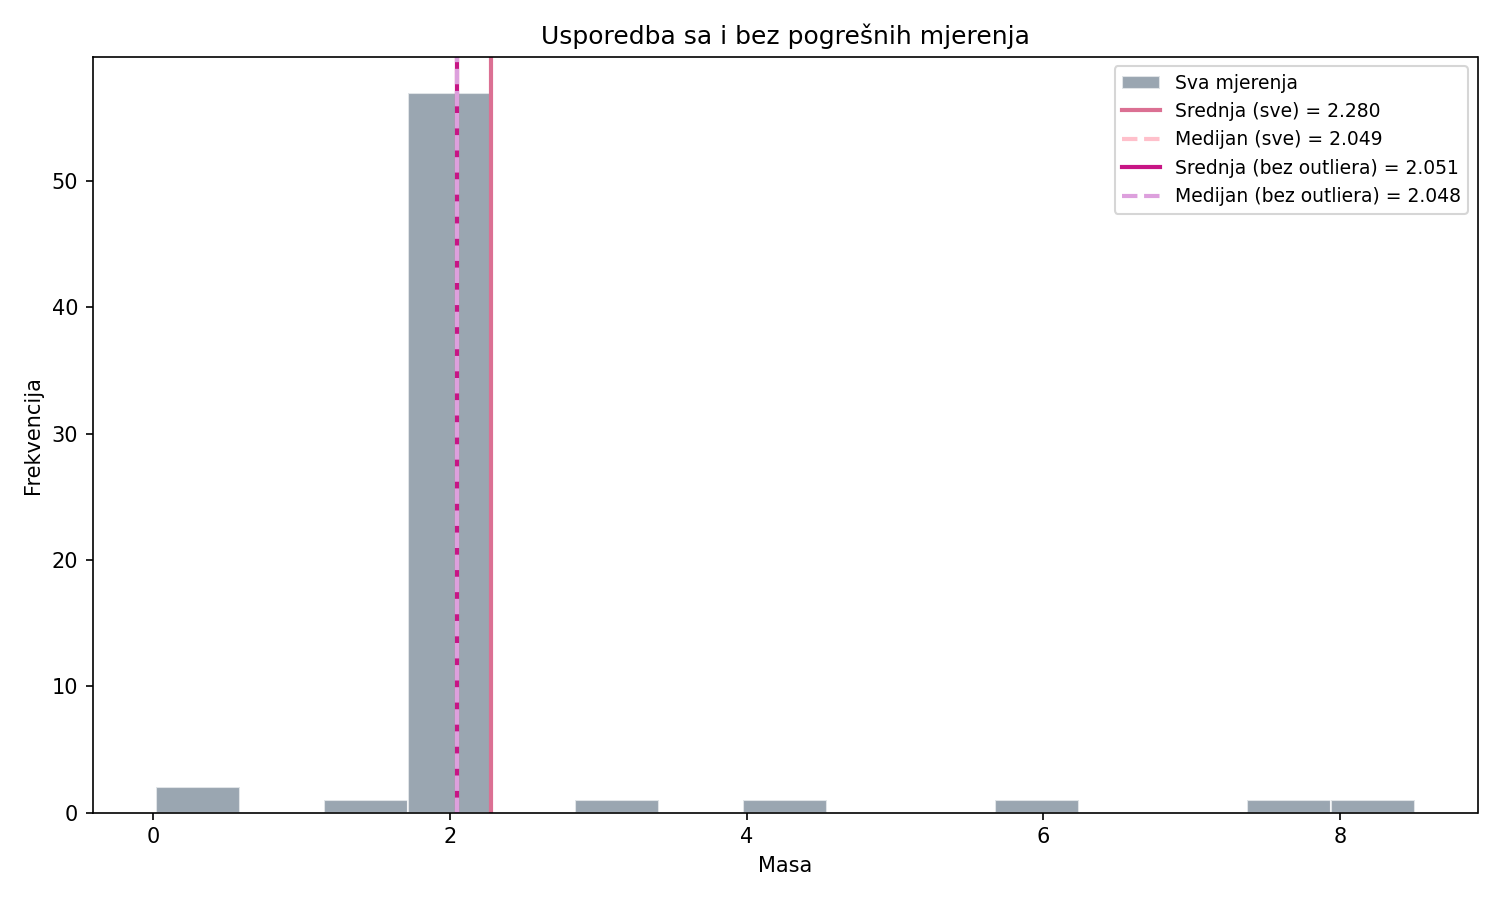

Here is the Python script that generated this plot:
import numpy as np
import matplotlib.pyplot as plt

np.random.seed(42)
mase_ciste = np.random.normal(loc=2.06, scale=0.05, size=57).tolist()
mase = mase_ciste + [6.0, 1.2, 3.2, 4.5, 8.5, 7.8, 0.08, 0.02]

def med(podaci):
    sort = sorted(podaci)
    n = len(sort)
    if n % 2 == 1:
        return sort[(n - 1) // 2]
    else:
        return (sort[n // 2 - 1] + sort[n // 2]) / 2

#sa greškama
srednja_svih = np.mean(mase)
med_svih = med(mase)

#granica za znacajna odstupanja
mase_ociscene = [x for x in mase if 1.5 < x < 3.0]

#bez
srednja_ociscena = np.mean(mase_ociscene)
med_ociscen = med(mase_ociscene)

print(f"Sa pogreškama - srednja: {srednja_svih:.4f}, medijan: {med_svih:.4f}")
print(f"Bez pogrešaka - srednja: {srednja_ociscena:.4f}, medijan: {med_ociscen:.4f}")
print(f"\nPromjena srednje vrijednosti: {abs(srednja_svih - srednja_ociscena):.4f}")
print(f"Promjena medijana: {abs(med_svih - med_ociscen):.4f}")
print("\nZaključak: Medijan se gotovo nije promijenio.")

# Graf
plt.figure(figsize=(10, 6))
plt.hist(mase, bins=15, color='slategray', edgecolor='white', alpha=0.7, label='Sva mjerenja')
plt.axvline(srednja_svih, color='palevioletred', linewidth=2, label=f'Srednja (sve) = {srednja_svih:.3f}')
plt.axvline(med_svih, color='pink', linewidth=2, linestyle='--', label=f'Medijan (sve) = {med_svih:.3f}')
plt.axvline(srednja_ociscena, color='mediumvioletred', linewidth=2, label=f'Srednja (bez outliera) = {srednja_ociscena:.3f}')
plt.axvline(med_ociscen, color='plum', linewidth=2, linestyle='--', label=f'Medijan (bez outliera) = {med_ociscen:.3f}')
plt.xlabel("Masa")
plt.ylabel("Frekvencija")
plt.title("Usporedba sa i bez pogrešnih mjerenja")
plt.legend(fontsize=9)
plt.tight_layout()
plt.savefig("4.png", dpi=150)
plt.show()
